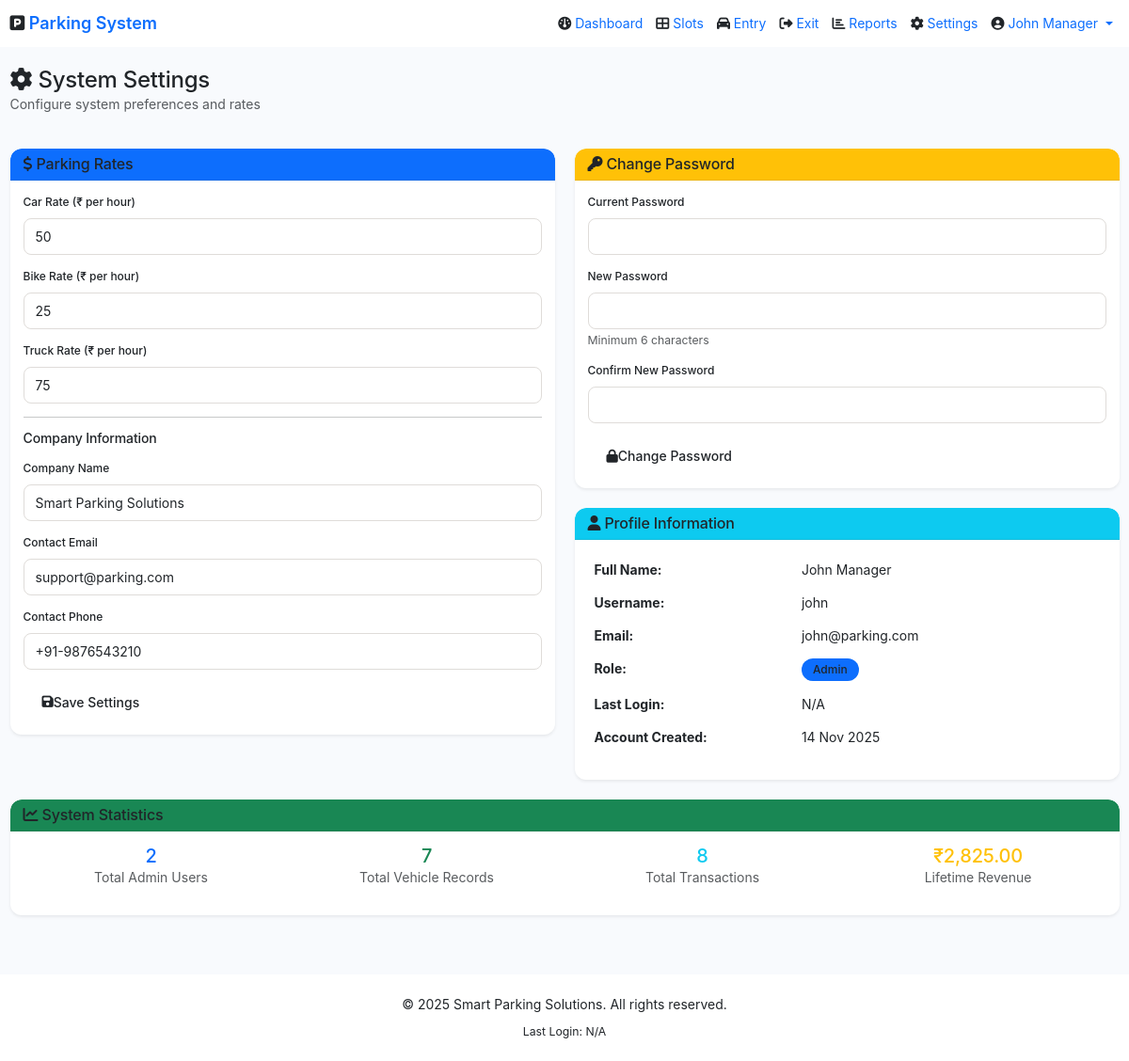
/settings.php (signed in), run on the app's committed database.
### tables this page shows
CREATE TABLE users (
    id INT AUTO_INCREMENT PRIMARY KEY,
    fullname VARCHAR(255) NOT NULL,
    username VARCHAR(50) UNIQUE NOT NULL,
    email VARCHAR(100) UNIQUE NOT NULL,
    password VARCHAR(255) NOT NULL,
    role ENUM('admin', 'super_admin') DEFAULT 'admin',
    created_at TIMESTAMP DEFAULT CURRENT_TIMESTAMP,
    last_login DATETIME NULL,
    status ENUM('active', 'inactive') DEFAULT 'active'
);

CREATE TABLE settings (
    id INT AUTO_INCREMENT PRIMARY KEY,
    setting_key VARCHAR(100) UNIQUE NOT NULL,
    setting_value VARCHAR(255) NOT NULL,
    description TEXT,
    updated_at TIMESTAMP DEFAULT CURRENT_TIMESTAMP ON UPDATE CURRENT_TIMESTAMP
);

### includes/db.php (called while the page is built, shortened)
<?php
try {
    $pdo = new PDO(
        "mysql:host=" . DB_HOST . ";dbname=" . DB_NAME . ";charset=utf8mb4",
        DB_USER,
        DB_PASS,
        [
            PDO::ATTR_ERRMODE => PDO::ERRMODE_EXCEPTION,
            PDO::ATTR_DEFAULT_FETCH_MODE => PDO::FETCH_ASSOC,
            PDO::ATTR_EMULATE_PREPARES => false
        ]
    );
} catch (PDOException $e) {
    die("Database Connection Failed: " . $e->getMessage());
}
function getSetting($key) {
    global $pdo;
    $stmt = $pdo->prepare("SELECT setting_value FROM settings WHERE setting_key = ?");
    $stmt->execute([$key]);
    $result = $stmt->fetch();
    return $result ? $result['setting_value'] : null;
}
function isLoggedIn() {
    return isset($_SESSION['admin_id']) && !empty($_SESSION['admin_id']);
}
function getCurrentUser() {
    global $pdo;
    $stmt = $pdo->prepare("SELECT * FROM users WHERE id = ?");
    $stmt->execute([$_SESSION['admin_id']]);
    return $stmt->fetch();
}
?>

### settings.php (the view, shortened to what this page needs)
<?php
require_once 'includes/header.php';
?>
<div class="container-fluid py-4">
    <div class="row mb-4">
        <div class="col-12">
            <h2><i class="fas fa-cog"></i> System Settings</h2>
            <p class="text-muted">Configure system preferences and rates</p>
        </div>
    </div>
    <div class="row">
        <div class="col-lg-6">
            <div class="card border-0 shadow-sm mb-4" data-aos="fade-right">
                <div class="card-header bg-primary text-white">
                    <h5 class="mb-0"><i class="fas fa-dollar-sign"></i> Parking Rates</h5>
                </div>
                <div class="card-body">
                    <form method="POST" action="">
                        <div class="mb-3">
                            <label class="form-label">Car Rate (₹ per hour)</label>
                            <input type="number" class="form-control" name="car_rate"
                                   value="<?= getSetting('car_rate_per_hour') ?>" min="1" required>
                        </div>
                        <div class="mb-3">
                            <label class="form-label">Bike Rate (₹ per hour)</label>
                            <input type="number" class="form-control" name="bike_rate"
                                   value="<?= getSetting('bike_rate_per_hour') ?>" min="1" required>
                        </div>
                        <div class="mb-3">
                            <label class="form-label">Truck Rate (₹ per hour)</label>
                            <input type="number" class="form-control" name="truck_rate"
                                   value="<?= getSetting('truck_rate_per_hour') ?>" min="1" required>
                        </div>
                        <hr>
                        <h6 class="mb-3">Company Information</h6>
                        <div class="mb-3">
                            <label class="form-label">Company Name</label>
                            <input type="text" class="form-control" name="company_name"
                                   value="<?= getSetting('company_name') ?>" required>
                        </div>
                        <div class="mb-3">
                            <label class="form-label">Contact Email</label>
                            <input type="email" class="form-control" name="contact_email"
                                   value="<?= getSetting('contact_email') ?>" required>
                        </div>
                        <div class="mb-3">
                            <label class="form-label">Contact Phone</label>
                            <input type="text" class="form-control" name="contact_phone"
                                   value="<?= getSetting('contact_phone') ?>" required>
                        </div>
                        <button type="submit" name="update_settings" class="btn btn-primary">
                            <i class="fas fa-save"></i> Save Settings
                        </button>
                    </form>
                </div>
            </div>
        </div>
        <div class="col-lg-6">
            <div class="card border-0 shadow-sm mb-4" data-aos="fade-left">
                <div class="card-header bg-warning">
                    <h5 class="mb-0"><i class="fas fa-key"></i> Change Password</h5>
                </div>
                <div class="card-body">
                    <form method="POST" action="" id="passwordForm">
                        <div class="mb-3">
                            <label class="form-label">Current Password</label>
                            <input type="password" class="form-control" name="current_password" required>
                        </div>
                        <div class="mb-3">
                            <label class="form-label">New Password</label>
                            <input type="password" class="form-control" name="new_password"
                                   id="new_password" minlength="6" required>
                            <small class="text-muted">Minimum 6 characters</small>
                        </div>
                        <div class="mb-3">
                            <label class="form-label">Confirm New Password</label>
                            <input type="password" class="form-control" name="confirm_password"
                                   id="confirm_password" required>
                        </div>
                        <button type="submit" name="change_password" class="btn btn-warning">
                            <i class="fas fa-lock"></i> Change Password
                        </button>
                    </form>
                </div>
            </div>
            <div class="card border-0 shadow-sm" data-aos="fade-left" data-aos-delay="100">
                <div class="card-header bg-info text-white">
                    <h5 class="mb-0"><i class="fas fa-user"></i> Profile Information</h5>
                </div>
                <div class="card-body">
                    <table class="table table-borderless">
                        <tr>
                            <th width="40%">Full Name:</th>
                            <td><?= htmlspecialchars($user['fullname']) ?></td>
                        </tr>
                        <tr>
                            <th>Username:</th>
                            <td><?= htmlspecialchars($user['username']) ?></td>
                        </tr>
                        <tr>
                            <th>Email:</th>
                            <td><?= htmlspecialchars($user['email']) ?></td>
                        </tr>
                        <tr>
                            <th>Role:</th>
                            <td><span class="badge bg-primary"><?= ucfirst($user['role']) ?></span></td>
                        </tr>
                        <tr>
                            <th>Last Login:</th>
                            <td><?= $user['last_login'] ? date('d M Y, h:i A', strtotime($user['last_login'])) : 'N/A' ?></td>
                        </tr>
                        <tr>
                            <th>Account Created:</th>
                            <td><?= date('d M Y', strtotime($user['created_at'])) ?></td>
                        </tr>
                    </table>
                </div>
            </div>
        </div>
    </div>
    <div class="row mt-4">
        <div class="col-12" data-aos="fade-up">
            <div class="card border-0 shadow-sm">
                <div class="card-header bg-success text-white">
                    <h5 class="mb-0"><i class="fas fa-chart-line"></i> System Statistics</h5>
                </div>
                <div class="card-body">
                    <div class="row text-center">
                        <?php
                        $total_users = $pdo->query("SELECT COUNT(*) as count FROM users")->fetch()['count'];
                        $total_vehicles = $pdo->query("SELECT COUNT(*) as count FROM vehicles")->fetch()['count'];
                        $total_transactions = $pdo->query("SELECT COUNT(*) as count FROM transactions")->fetch()['count'];
                        $lifetime_revenue = $pdo->query("SELECT COALESCE(SUM(amount), 0) as revenue FROM transactions")->fetch()['revenue'];
                        ?>
                        <div class="col-md-3">
                            <h3 class="text-primary"><?= $total_users ?></h3>
                            <p class="text-muted">Total Admin Users</p>
                        </div>
                        <div class="col-md-3">
                            <h3 class="text-success"><?= $total_vehicles ?></h3>
                            <p class="text-muted">Total Vehicle Records</p>
                        </div>
                        <div class="col-md-3">
                            <h3 class="text-info"><?= $total_transactions ?></h3>
                            <p class="text-muted">Total Transactions</p>
                        </div>
                        <div class="col-md-3">
                            <h3 class="text-warning">₹<?= number_format($lifetime_revenue, 2) ?></h3>
                            <p class="text-muted">Lifetime Revenue</p>
                        </div>
                    </div>
                </div>
            </div>
        </div>
    </div>
</div>
<?php require_once 'includes/footer.php'; ?>

### includes/header.php (shortened to what this page needs)
<?php
require_once 'db.php';
$public_pages = ['index.php', 'login.php', 'register.php'];
$current_page = basename($_SERVER['PHP_SELF']);
$user = getCurrentUser();
?>
<!DOCTYPE html>
<html lang="en">
<head>
    <link href="https://cdn.jsdelivr.net/npm/bootstrap@5.3.2/dist/css/bootstrap.min.css" rel="stylesheet">
    <link rel="stylesheet" href="https://cdnjs.cloudflare.com/ajax/libs/font-awesome/6.4.0/css/all.min.css">
    <link href="https://unpkg.com/aos@2.3.1/dist/aos.css" rel="stylesheet">
    <link rel="stylesheet" href="assets/css/style.css">
</head>
<body>
<?php if (!in_array($current_page, $public_pages)): ?>
<nav class="navbar navbar-expand-lg navbar-dark bg-primary sticky-top">
    <div class="container-fluid">
        <a class="navbar-brand" href="dashboard.php">
            <i class="fas fa-parking"></i> Parking System
        </a>
        <div class="collapse navbar-collapse" id="navbarNav">
            <ul class="navbar-nav ms-auto">
                <li class="nav-item">
                    <a class="nav-link <?= $current_page == 'dashboard.php' ? 'active' : '' ?>" href="dashboard.php">
                        <i class="fas fa-dashboard"></i> Dashboard
                    </a>
                </li>
                <li class="nav-item">
                    <a class="nav-link <?= $current_page == 'slots.php' ? 'active' : '' ?>" href="slots.php">
                        <i class="fas fa-th-large"></i> Slots
                    </a>
                </li>
                <li class="nav-item">
                    <a class="nav-link <?= $current_page == 'vehicle_entry.php' ? 'active' : '' ?>" href="vehicle_entry.php">
                        <i class="fas fa-car"></i> Entry
                    </a>
                </li>
                <li class="nav-item">
                    <a class="nav-link <?= $current_page == 'vehicle_exit.php' ? 'active' : '' ?>" href="vehicle_exit.php">
                        <i class="fas fa-sign-out-alt"></i> Exit
                    </a>
                </li>
                <li class="nav-item">
                    <a class="nav-link <?= $current_page == 'reports.php' ? 'active' : '' ?>" href="reports.php">
                        <i class="fas fa-chart-bar"></i> Reports
                    </a>
                </li>
                <li class="nav-item">
                    <a class="nav-link <?= $current_page == 'settings.php' ? 'active' : '' ?>" href="settings.php">
                        <i class="fas fa-cog"></i> Settings
                    </a>
                </li>
                <li class="nav-item dropdown">
                    <a class="nav-link dropdown-toggle" href="#" id="userDropdown" role="button" data-bs-toggle="dropdown">
                        <i class="fas fa-user-circle"></i> <?= htmlspecialchars($user['fullname']) ?>
                    </a>
                </li>
            </ul>
        </div>
    </div>
</nav>
<?php endif; ?>

### data on the page
users: fullname "John Manager", username "john", email "john@parking.com", role "Admin", created_at "14 Nov 2025"
settings: car_rate "50"
settings: bike_rate "25"
settings: truck_rate "75"
settings: company_name "Smart Parking Solutions"
settings: contact_email "support@parking.com"
settings: contact_phone "+91-9876543210"

### other printed values
$total_users "2"
$total_vehicles "7"
$total_transactions "8"
$lifetime_revenue "2,825.00"
